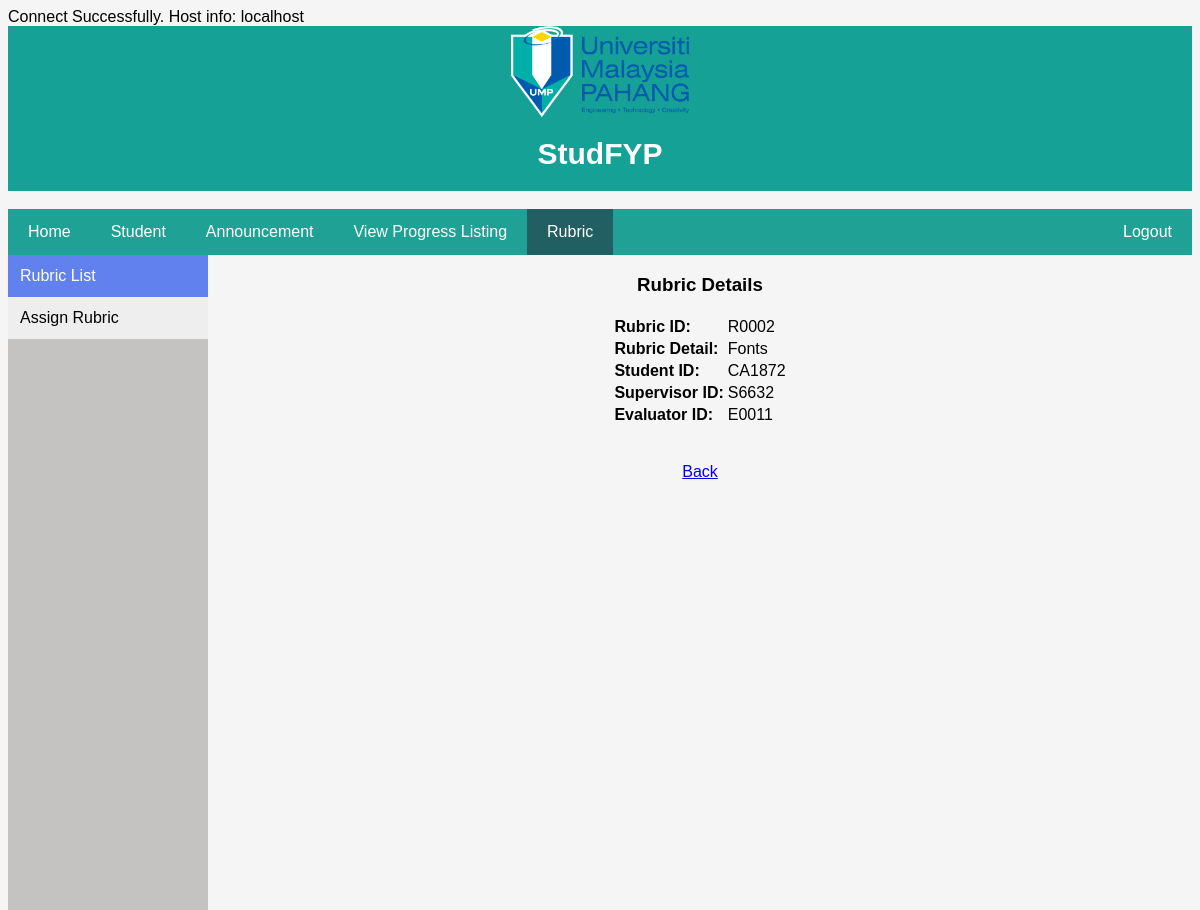
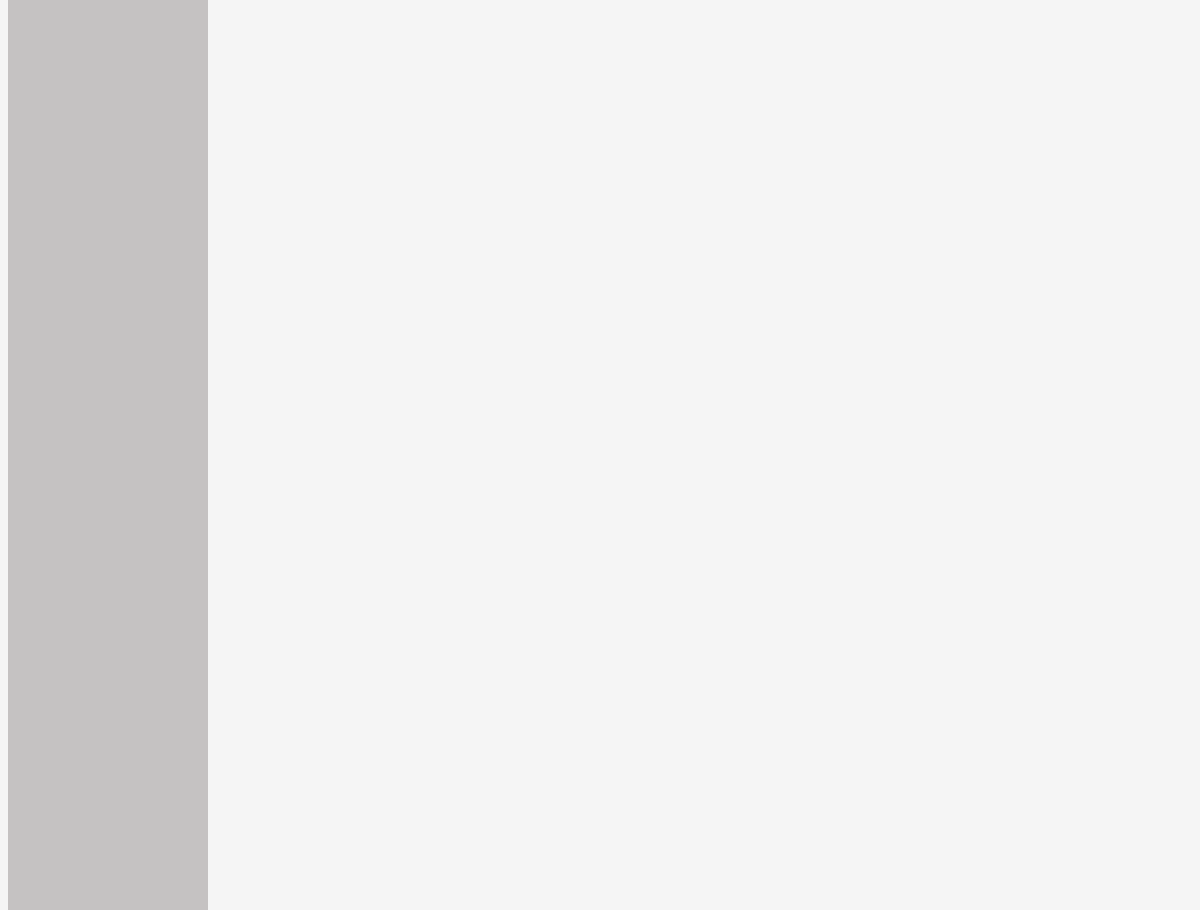
The page /view_rubric.php?RubricID=R0002 on the database its author committed (2 pictures, top to bottom).
### tables this page shows
CREATE TABLE `rubric` (
  `RubricID` varchar(20) NOT NULL,
  `Rubric_detail` varchar(100) NOT NULL,
  `StudentID` varchar(20) NOT NULL,
  `CoordinatorID` varchar(20) NOT NULL,
  `SupervisorID` varchar(20) NOT NULL,
  `EvaluatorID` varchar(20) NOT NULL
);

### view_rubric.php (the view, shortened to what this page needs)
<?php
require_once "databaseFYP.php";
?>
<!DOCTYPE html>
<html>
<head>
    <link rel="stylesheet" type="text/css" href="./css/coordinator.css">
</head>
<body>
<header>
    <img src= ./img/logo1.png width=15%>
    <h1>StudFYP</h1>
</header>
<br>
<div class="navbar_mid">
    <a href="coordinatorPage.php">Home</a>
    <a href="student-supervisor.php">Student</a>
    <a href="announcement.php">Announcement</a>
    <a href="view_progress_listing.php">View Progress Listing</a>
    <a class="active" href="rubric_list.php">Rubric</a>
    <a href="" style="float:right">Logout</a>
</div>
<div class="vertical-menu">
    <a class="active" href="rubric_list.php">Rubric List</a>
    <a href="">Assign Rubric</a>
</div>
<main>
    <center>
    <h3>Rubric Details</h3>
    <?php
    $res = mysqli_query($conn, "SELECT * FROM rubric WHERE RubricID='".$_GET['RubricID']."';") or die(mysqli_error($conn));
    while($row = mysqli_fetch_array($res)) {  ?>
    <table>
    <tr>
    <td><b>Rubric ID: </b></td>
    <td><?php echo $row["RubricID"]; ?></td>
    </tr>
    <tr>
    <td><b>Rubric Detail: </b></td>
    <td><?php echo $row["Rubric_detail"]; ?></td>
    </tr>
    <tr>
    <td><b>Student ID: </b></td>
    <td><?php echo $row["StudentID"]; ?></td>
    <tr>
    <td><b>Supervisor ID: </b></td>
    <td><?php echo $row["SupervisorID"]; ?></td>
    </tr>
    <tr>
    <td><b>Evaluator ID: </b></td>
    <td><?php echo $row["EvaluatorID"]; ?></td>
    </tr>
    </table>
    <?php } ?>
    <?php
    echo "<br>"."<br>";
    echo "<a href='rubric_list.php'>Back</a>";
    ?>
    </center>
</main>
</body>
</html>

### css/coordinator.css (style rules this page uses)
* { box-sizing: border-box; }
body { font-family: Arial, Helvetica, sans-serif; }
header { background-color: #15a195; padding: 0.1px; text-align: center; font-size: 15px; color: white; }
.navbar_mid { overflow: hidden; background-color:#20a195; left:50%; }
.navbar_mid a { float: left; display: block; color: white; padding: 14px 20px; text-decoration: none; }
.navbar_mid a.active { background-color:#225f63; color: white; }
body { background-color: #f5f5f5; }
.vertical-menu { width: 200px; height: 100%; display: table-cell; float: left; margin: 0; padding: 0; background-color: #c5c2c2; position: absolute; height: 100%; overflow: auto; }
.vertical-menu a { background-color: #eee; color: black; display: block; padding: 12px; text-decoration: none; }
.vertical-menu a.active { background-color: #6182ee; color: white; }
main { margin-left: 200px; }

### rows shown on the page
rubric: RubricID "R0002", Rubric_detail "Fonts", StudentID "CA1872", SupervisorID "S6632", EvaluatorID "E0011"

### other values the page prints
mysqli_get_host_info($conn) "localhost"
